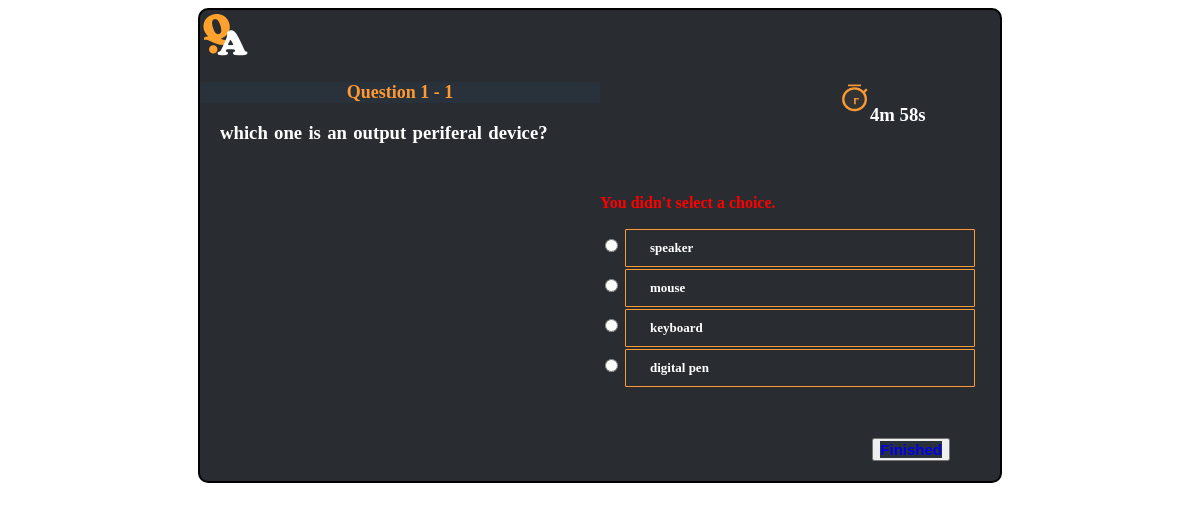
Screenshot of /questions/3/?page=1&choice= with the database file from the repository.
### questionanswering/questionanswer/models.py (models this page shows, shortened)
class Question(models.Model):
    question_text = models.CharField(max_length=100)
    topic = models.ForeignKey(Topic, on_delete=models.CASCADE)
    class Meta:
        abstract = False  # To make an abstract base class that inherits from another abstract base class

class Choice(models.Model):
    choice_text = models.CharField(max_length=200)
    is_answer = models.BooleanField(default=False)
    question = models.ForeignKey(Question, on_delete=models.CASCADE)
    class Meta:
        abstract = False

### questionanswering/questionanswer/views.py (the view)
# urls.py: path('<int:topic_id>/', views.questions_page, name='question_page'),
def questions_page(request, topic_id):
    topic = Topic.objects.get(id=topic_id)
    scores = Score.objects.get(id=1)
    topic.check_time(scores)
    questions = topic.question_set.all()
    if scores.second == 0 or not questions:
        score = scores
        Score.objects.filter(id=1).update(score=0, minute=0, second=0,
                                          previous_time_minute=0, previous_time_second=0
                                          )
        return render(request, 'question_answer/sorry.html', {'topic': topic, 'score': score})
    paginator = Paginator(questions, 1)
    page_number = request.GET.get('page')
    page_obj = paginator.get_page(page_number)
    if request.GET.get('page') is not None:
        c = request.GET.get('choice')
        try:
            num = page_obj.previous_page_number()
            page_obj = paginator.get_page(num)
            question = page_obj.object_list
            q = question[0]
            selected_choice = q.choice_set.get(pk=int(c))
            if selected_choice.is_answers():
                scores.score += 1
                scores.save()
            num = page_obj.next_page_number()
            page_obj = paginator.get_page(num)
        except EmptyPage:
            page_obj = paginator.get_page(paginator.num_pages)
            question = page_obj.object_list
            q = question[0]
            if c == '':
                return render(request, 'question_answer/question_pages.html',
                              {'page_obj': page_obj, 'topic': topic,
                               'error_message': "You didn't select a choice.",
                               'score': scores
                               })
            selected_choice = q.choice_set.get(pk=int(c))
            if selected_choice.is_answers():
                scores.score += 1
                scores.save()
            return HttpResponseRedirect(reverse('Topic:total_result', args=(topic.id,)))
        except (ValueError, Choice.DoesNotExist):
            return render(request, 'question_answer/question_pages.html', {'page_obj': page_obj, 'topic': topic,
                                                                           'error_message': "You didn't select a choice.",
                                                                           'score': scores
                                                                           })
    return render(request, 'question_answer/question_pages.html',
                  {'page_obj': page_obj, 'topic': topic, 'score': scores})

### questionanswering/questionanswer/models.py (called while the page is built)
    def save(self, *args, **kwargs):
        if self.__class__.objects.count():
            self.pk = self.__class__.objects.first().pk
        super().save(*args, **kwargs)

### questionanswering/topic/models.py (called while the page is built, shortened)
    def check_time(self, scores):
        starting_point = self.given_time_in_minute
        print("starting_point :", starting_point)
        previous_time_in_minute = scores.minute
        previous_time_in_second = scores.second
        if previous_time_in_minute == 0 and previous_time_in_second == 0:
            starting_minute = starting_point - 1
            starting_second = 60
            scores.date = datetime.now()
            scores.minute = starting_minute
            scores.second = starting_second
            scores.previous_time_minute = 1
            scores.previous_time_second = 1
            scores.save()

### questionanswering/templates/question_answer/question_pages.html (shortened to what this page needs)
{% extends 'parent.html' %}
{% load static %}
{% block content %}
    <link href="{% static 'home.css' %}" rel="stylesheet">
<div class="left_container">
    <div class="question_number">
<p> Question {{ page_obj.number }} - {{ page_obj.paginator.num_pages }} </p>
   </div>
     {% for question in page_obj.object_list %}
    <div class="question_container">
<p>  <h3> {{ question.question_text }} </h3></p>
   </div>
</div>
<div class="right_container">
   <div class="time_display">
       <img src="{% static 'assets/clock.png' %}" width="50%" height="50%">
   <h3 id="demo" > </h3>
   </div>
    <div class="choice_display">
     {% if error_message %}
      <p style="color:red" ><strong> {{ error_message }}</strong></p>
        {% endif %}
{% for choice in question.choice_set.all %}
<input type="radio"  name="choice" id="choice{{ forloop.counter }}" value="{{ choice.id }}" >
        <label for="choice{{ forloop.counter }}">{{ choice.choice_text }}</label><br>
{% endfor %}
{% endfor %}
{% if page_obj.has_next %}
<div class="next_button">
    <button onclick="checklist('abc');"> <a href="?page={{ page_obj.next_page_number }}&choice=" id="abc"  > Next</a></button>
    {% else %}
   </div>
        <div class="finished_button">
  <button onclick="checklist('abcd');"><a href="?page={{ 1 }}&choice=" id="abcd">Finished</a></button>
   </div>
{% endif %}
   </div>
</div>
{% endblock content %}

### questionanswering/static/parent.css (style rules this page uses)
body { display : flex ; flex-direction : row ; justify-content : center ; align-items : center ; height : 800 px; }

### questionanswering/static/home.css (style rules this page uses)
.left_container { width : 400px; float : left; border-width : 300 px; }
.right_container { width: 400px; float : right; }
a { font-weight : bold; font-size: 15px; background-color: #29313a; }
a:link { text-decoration:none; }
.question_number { font-family : Times; font-size : large ; background-color :#29313a; color : #ff9933 ; text-align : center ; letter-spacing : 2 em; }
.question_container { font-family : serif; font-size : middle ; color : white ; word-spacing : 0.1em ; letter-spacing : 1 em; padding-left : 20px; }
.choice_display { margin-top : 130px; }
.finished_button { margin-top: 50px; margin-right: 50px; float: right; margin-bottom: 20px; background-color : #333333; }
.choice_display label { width : 300px; border : none ; color : white ; padding : 10px 24px; margin : 1px 0px 1px 0px; text-align : left; font-size: 13px; display : inline-block; border : 1px solid #ff9933 ; border-radius :1px; transition-duration : 0.4s; }
.time_display { margin : auto ; color : white ; float : right; padding : 10 px; margin-right : 50px; margin-top : 20px; }
.time_display img { float : left; width : 30px ; height : 30px; }
.time_display h3 { width : 100px; margin-right : 0px; padding-left : 10px; margin-top : 20px; }

### rows the page displays
Question: question_text "which one is an output periferal device?", error_message "You didn't select a choice."
Choice: choice_text "speaker"
Choice: choice_text "mouse"
Choice: choice_text "keyboard"
Choice: choice_text "digital pen"

### other values shown
{{ page_obj.number }} "1"
{{ page_obj.paginator.num_pages }} "1"
